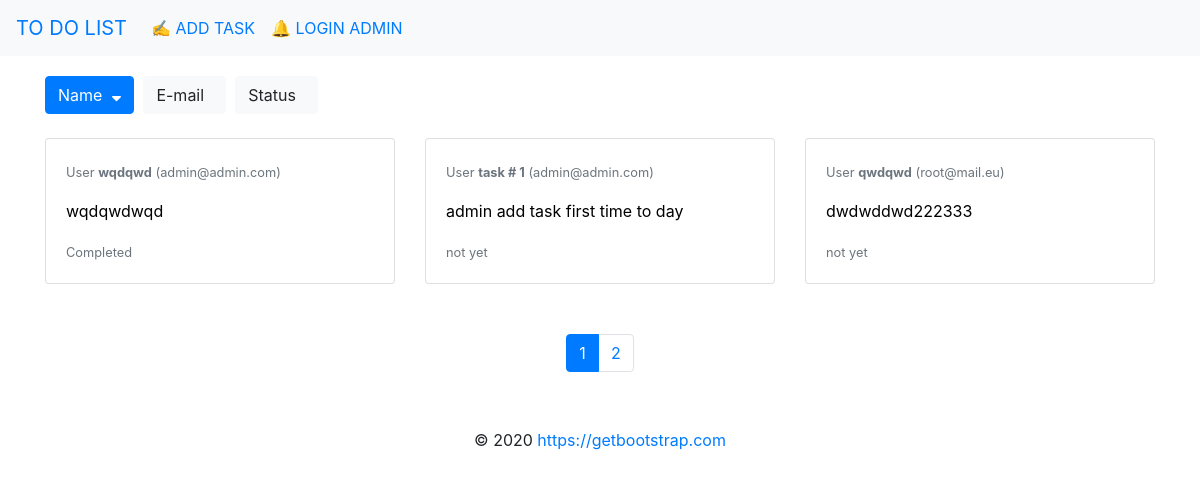
The page / on the database its author committed.
### tables this page shows
CREATE TABLE `tasks` (
  `id` int(11) NOT NULL,
  `user` varchar(255) NOT NULL,
  `email` varchar(255) NOT NULL,
  `description` text NOT NULL,
  `updated` tinyint(1) NOT NULL DEFAULT '0',
  `completed` tinyint(1) NOT NULL DEFAULT '0'
);

### app/Controllers/TasksController.php (called while the page is built, shortened)
<?php
class TasksController extends Controller
{
    public function list($arguments) {
        $possibleOrders = [ 'user', 'email', 'completed' ];
        $possibleDirections = [ 'desc', 'asc' ];
        $paging = $this->getPagingParams($arguments, $possibleOrders, $possibleDirections);
        $paging['base_uri'] = '/tasks';
        $connection = \Database::getConnection();
        $stmt = $connection->prepare(
            'SELECT * FROM `tasks` ORDER BY `' . $paging['order'] . '` ' .
            $paging['direction'] . ' LIMIT ' . $paging['offset'] . ', ' . $paging['per_page']
        );
        $stmt->execute();
        $tasks = $stmt->fetchAll();
        $stmt = $connection->query('SELECT COUNT(*) FROM `tasks`');
        $stmt->execute();
        $count_all = $stmt->fetch()[0];
        return $this->view('tasks/list', [
            'tasks' => $tasks,
            'paging' => $paging,
            'count_all' => $count_all
        ]);
    }
}

### app/Controllers/Controller.php (called while the page is built, shortened)
<?php
class Controller
{
    protected $config;
    public function __construct($config)
    {
        $this->config = $config;
    }
    protected function view($key, $data = []) {
        return \View::render($key, $data);
    }
    protected function getPagingParams($arguments, $possibleOrders, $possibleDirections)
    {
        $paging = [
            'per_page' => $this->config['per_page'],
            'page' => array_key_exists('page', $arguments) ? intval($arguments['page']) : 1,
            'order' => array_key_exists('order', $arguments)
            && in_array($arguments['order'], $possibleOrders)
                ? $arguments['order']
                : $possibleOrders[0],
            'direction' => array_key_exists('direction', $arguments)
            && in_array($arguments['direction'], $possibleDirections)
                ? $arguments['direction']
                : $possibleDirections[0]
        ];
        $paging['offset'] = ($paging['page'] - 1) * $this->config['per_page'];
        return $paging;
    }
}

### public/index.php (called while the page is built, shortened)
<?php
$config = require('../core/config.php');
$routes = require('../core/routes.php');
$app = new Application($config, $routes);
$app->run();

### app/Models/Session.php (called while the page is built, shortened)
<?php
class Session {
    public static function isAuth() {
        return array_key_exists('is_auth', $_SESSION) && $_SESSION['is_auth'] === true;
    }
}

### app/Models/View.php (called while the page is built, shortened)
<?php
class View {
    public static function render($path, $values = []) {
        extract($values);
        require '../views/' . $path . '.php';
        return ob_get_clean();
    }
}

### views/tasks/list.php (the view, shortened to what this page needs)
<?php include __DIR__ . '/../header.php'; ?>
<?php
$sorts = [
    'user' => 'Name',
    'email' => 'E-mail',
    'completed' => 'Status'
];
?>
<div class="pb-4">
    <?php
    if (isset($sorts) && isset($paging)) {
        foreach ($sorts as $key => $value) {
            $link = $paging['base_uri'] . '/1/' . $key . '/' . ($key === $paging['order'] && $paging['direction'] === 'asc' ? 'desc' : 'asc');
            $btn_class = $key === $paging['order'] ? 'primary' : 'light';
            $arrow = $paging['direction'] === 'asc' ? 'up' : 'down';
            echo '<a class="btn btn-' . $btn_class . '" href="' . $link . '">';
            echo $value . ' &nbsp;';
            if ($paging['order'] === $key) {
                echo '<i class="fas fa-sort-' . $arrow . '"></i> ';
            }
            echo '</a> &nbsp;';
        }
    }
    ?>
</div>
<div class="row row-cols-1 row-cols-sm-2 row-cols-lg-3">
    <?php foreach ($tasks as $task): ?>
        <div class="col mb-6">
            <div class="card h-100 w-100" style="width: 18rem; color: black">
                <div class="card-body">
                    <p class="card-text"><small class="text-muted">User <b><?php echo htmlspecialchars($task['user']) ?></b> (<?php echo htmlspecialchars($task['email']) ?>)</small></p>
                    <p class="card-text"><?php echo htmlspecialchars($task['description']) ?></p>
                    <p class="card-text"><small class="text-muted"><?php echo $task['completed'] ? 'Completed' : 'not yet' ?></small></p>
                </div>
            </div>
        </div>
    <?php endforeach ?>
</div>
<?php if (isset($count_all) && isset($paging)): ?>
    <?php
    $count_pages = ceil($count_all / $paging['per_page']);
    ?>
    <?php if ($count_pages > 1): ?>
        <nav>
            <ul class="pagination justify-content-center">
                <?php
                for ($i = 1; $i <= $count_pages; $i++):
                    $link = $paging['base_uri'] . '/' . $i . '/' . $paging['order'] . '/' . $paging['direction']; ?>
                    <li class="page-item <?php echo $i == $paging['page'] ? 'active' : '' ?> " style="margin-top: 50px">
                        <a class="page-link" href="<?php echo $link ?>"><?php echo $i ?></a>
                    </li>
                <?php endfor ?>
            </ul>
        </nav>
    <?php endif ?>
<?php endif ?>
<?php include __DIR__ . '/../footer.php'; ?>

### app/Models/Application.php (shortened to what this page needs)
<?php
class Application
{
    private $config;
    private $routes;
    private $routesHandlers;
    public function __construct($config, $routes)
    {
        $this->config = $config;
        $this->routes = $routes;
    }
    public function run() {
        echo $this->handleRequest();
    }
    private function initRoutes() {
        foreach ($this->routes as $routeDefinition => $routeHandlerString) {
            if (!preg_match('/^([A-Z]*) (.*)$/', $routeDefinition, $matches)) {
                continue;
            }
            $httpMethod = $matches[1];
            $routeUri = $matches[2];
            $routeRegex = static::getRouteRegex($routeUri);
            $routePlaceholders = static::getRoutePlaceholders($routeUri);
            $routeController = static::getRouteController($routeHandlerString);
            $routeControllerMethod = static::getRouteControllerMethod($routeHandlerString);
            $this->routesHandlers[] = [
                'httpMethod' => $httpMethod,
                'regex' => $routeRegex,
                'placeholders' => $routePlaceholders,
                'controller' => $routeController,
                'method' => $routeControllerMethod
            ];
        }
    }
    private function handleRequest() {
        $uri = $_SERVER['REQUEST_URI'];
        $method = $_SERVER['REQUEST_METHOD'];
        foreach ($this->routesHandlers as $routerInfo) {
            if ($method === $routerInfo['httpMethod']
                && preg_match('/' . $routerInfo['regex'] . '/', $uri, $matches)) {
                $arguments = static::buildRouteArguments(array_slice($matches, 1), $routerInfo['placeholders']);
                return $this->callRouteHandler(
                    $routerInfo['controller'],
                    $routerInfo['method'],
                    $arguments,
                    $_POST
                );
            }
        }
    }
    private function callRouteHandler($controller, $method, $arguments, $data) {
        $controllerInstance = new $controllerPath($this->config);
        return $controllerInstance->$method($arguments, $data);
    }
    private static function getRouteRegex($routeUri) {
        $regex = preg_replace('/:[a-zA-Z0-9]*/', '([a-zA-Z0-9]*)', $routeUri);
        $regex = preg_replace('/\//', '\/', $regex);
        return '^' . $regex . '$';
    }
    private static function getRoutePlaceholders($routeUri) {
        if (preg_match_all('/:([a-zA-Z0-9]*)/', $routeUri, $matches)) {
            return array_values($matches[1]);
        }
        return [];
    }
    private static function getRouteController($routeHandlerString) {
        if (preg_match('/^(.+?)\..+?$/', $routeHandlerString, $match)) {
            return $match[1];
        }
        return null;
    }
    private static function getRouteControllerMethod($routeHandlerString) {
        if (preg_match('/^.+?\.(.+?)$/', $routeHandlerString, $match)) {
            return $match[1];
        }
        return null;
    }
    private static function buildRouteArguments($matches, $placeholders) {
        $arguments = [];
        return $arguments;
    }
}

### views/header.php (shortened to what this page needs)
<!doctype html>
<html lang="en">
<?php include __DIR__ . '/head.php'; ?>
<body>
    <nav class="navbar navbar-expand-lg navbar-blue bg-light">
        <a class="navbar-brand" href="/"> TO DO LIST</a>
        <div class="collapse navbar-collapse" id="navbarSupportedContent">
            <ul class="navbar-nav mr-auto">
                <li class="nav-item">
                    <a class="nav-link" href="/tasks/create"> 	&#9997 ADD TASK</a>
                </li>
                <?php if (!\Session::isAuth()): ?>
                <li class="nav-item">
                    <a class="nav-link" href="/login">&#128276 LOGIN ADMIN</a>
                </li>
                <?php endif ?>
            </ul>
        </div>
    </nav>
    <div class="container" style="padding-top: 20px">

### views/head.php (shortened to what this page needs)
<head>
    <link rel="stylesheet" href="https://stackpath.bootstrapcdn.com/bootstrap/4.4.1/css/bootstrap.min.css">
    <link rel="stylesheet" href="https://cdnjs.cloudflare.com/ajax/libs/font-awesome/5.11.2/css/all.min.css">
</head>

### views/footer.php (shortened to what this page needs)
        </div>
        <footer class="page-footer font-small blue pt-4">
            <div class="footer-copyright text-center py-3">© 2020
                <a href="https://getbootstrap.com/"> https://getbootstrap.com</a>
            </div>
        </footer>
    </body>
</html>

### rows shown on the page
tasks: user "wqdqwd", email "admin@admin.com", description "wqdqwdwqd", completed "Completed"
tasks: user "task # 1", email "admin@admin.com", description "admin add task first time to day", completed "not yet"
tasks: user "qwdqwd", email "root@mail.eu", description "dwdwddwd222333", completed "not yet"

### other values the page prints
$value "Name"
$value "E-mail"
$value "Status"
